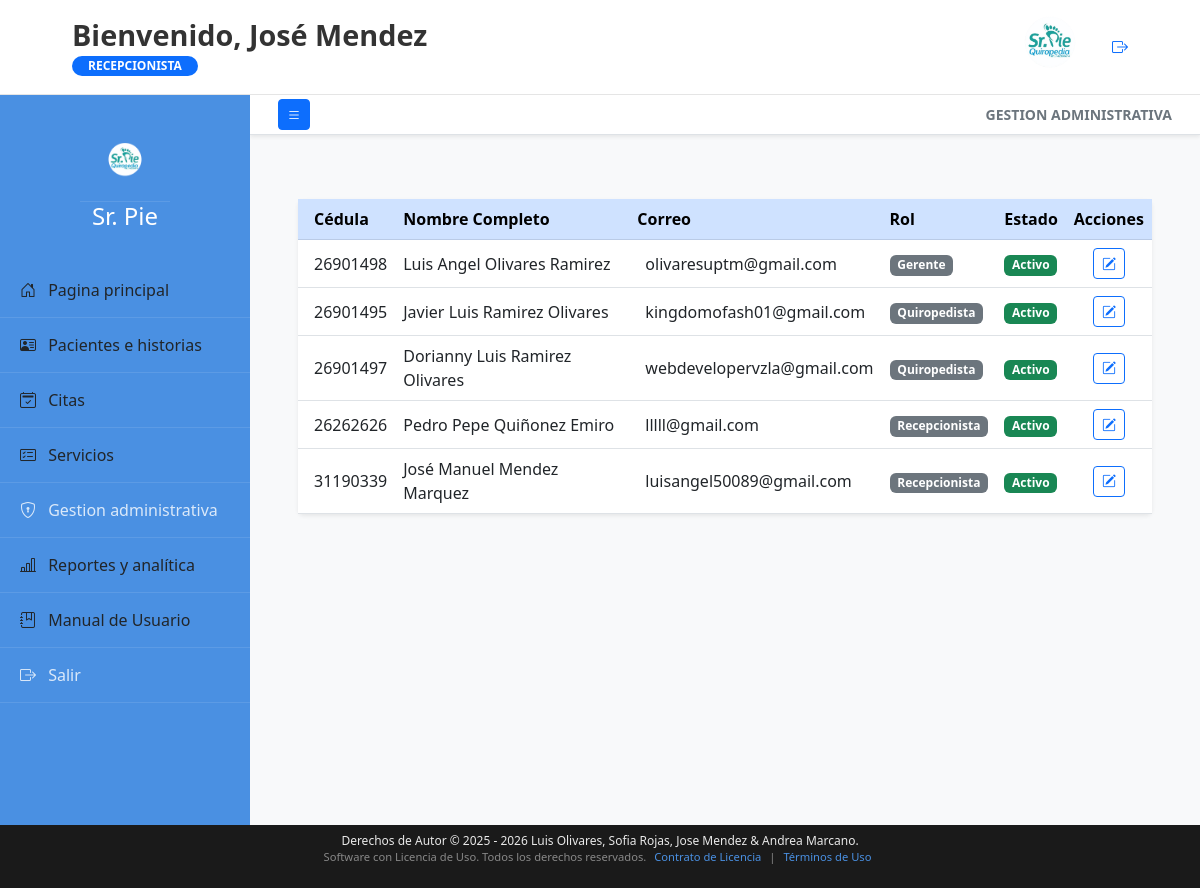
Page /modulos/usuarios.php (signed in) on the committed database.
### tables this page shows
CREATE TABLE `usuarios` (
  `cedula_id` varchar(9) NOT NULL,
  `tipo_doc` enum('V','E') NOT NULL,
  `primer_nombre` varchar(50) NOT NULL,
  `segundo_nombre` varchar(50) DEFAULT NULL,
  `primer_apellido` varchar(50) NOT NULL,
  `segundo_apellido` varchar(50) DEFAULT NULL,
  `correo` varchar(100) NOT NULL,
  `password` varchar(255) NOT NULL,
  `rol` enum('gerente','quiropedista','recepcionista') NOT NULL,
  `fecha_registro` timestamp NOT NULL DEFAULT current_timestamp(),
  `estado` tinyint(1) NOT NULL DEFAULT 0 COMMENT '0: Pendiente, 1: Activo',
  `token` varchar(255) DEFAULT NULL COMMENT 'Para aprobación de registro',
  `token_recuperacion` varchar(255) DEFAULT NULL COMMENT 'Para recuperación de clave'
);

### modulos/usuarios.php (the view, shortened to what this page needs)
<?php
include '../includes/db.php';
?>
<!DOCTYPE html>
<html lang="es">
<head>
    <link href="https://cdn.jsdelivr.net/npm/bootstrap@5.3.0/dist/css/bootstrap.min.css" rel="stylesheet">
    <link rel="stylesheet" href="https://cdn.jsdelivr.net/npm/bootstrap-icons@1.11.1/font/bootstrap-icons.css">
    <link rel="stylesheet" href="../assets/css/sidebar.css">
    <link rel="stylesheet" href="../assets/css/header.css">
    <link rel="stylesheet" href="../assets/css/footer.css">
</head>
<body class="bg-light">
    <?php include '../includes/header.php'; ?>
    <div class="d-flex" style="height: calc(100vh - 70px); overflow: hidden;">
        <?php include '../includes/sidebar.php';
        include '../includes/titulo_modulo.php'; ?>
        <div class="flex-grow-1 p-4 overflow-auto">
            <div class="card shadow-sm border-0 mt-3">
                <div class="card-body p-0">
                    <div class="table-responsive">
                        <table class="table table-hover align-middle mb-0">
                            <thead class="table-primary">
                                <tr>
                                    <th class="ps-3">Cédula</th>
                                    <th>Nombre Completo</th>
                                    <th>Correo</th>
                                    <th>Rol</th>
                                    <th>Estado</th>
                                    <th class="text-center">Acciones</th>
                                </tr>
                            </thead>
                            <tbody>
                                <?php
                                $stmt = $conexion->query("SELECT * FROM usuarios ORDER BY rol ASC");
                                while($row = $stmt->fetch()):
                                ?>
                                <tr>
                                    <td class="ps-3"><?php echo $row['cedula_id']; ?></td>
                                    <td><?php echo $row['primer_nombre'] . " " . $row['segundo_nombre']." " . $row['primer_apellido']." " . $row['segundo_apellido']; ?></td>
                                    <td class="ps-3"><?php echo $row['correo']; ?></td>
                                    <td><span class="badge bg-secondary"><?php echo ucfirst($row['rol']); ?></span></td>
                                    <td>
                                        <?php if($row['estado'] == 1): ?>
                                            <span class="badge bg-success">Activo</span>
                                        <?php else: ?>
                                            <span class="badge bg-warning text-dark">Pendiente</span>
                                        <?php endif; ?>
                                    </td>
                                    <td class="text-center">
                                        <button class="btn btn-sm btn-outline-primary"
                                            onclick='abrirEditar(<?php echo json_encode($row); ?>)'>
                                            <i class="bi bi-pencil-square"></i>
                                        </button>
                                    </td>
                                </tr>
                                <?php endwhile; ?>
                            </tbody>
                        </table>
                    </div>
                </div>
            </div>
        </div>
    </div>
    </div></div></div><?php include '../includes/footer.php'; ?>
</body>
</html>

### rows in the picture
usuarios: cedula_id "26901498", primer_nombre "Luis", segundo_nombre "Angel", primer_apellido "Olivares", segundo_apellido "Ramirez", correo "olivaresuptm@gmail.com", rol "Gerente", estado "Activo"
usuarios: cedula_id "26901495", primer_nombre "Javier", segundo_nombre "Luis", primer_apellido "Ramirez", segundo_apellido "Olivares", correo "kingdomofash01@gmail.com", rol "Quiropedista", estado "Activo"
usuarios: cedula_id "26901497", primer_nombre "Dorianny", segundo_nombre "Luis", primer_apellido "Ramirez", segundo_apellido "Olivares", correo "webdevelopervzla@gmail.com", rol "Quiropedista", estado "Activo"
usuarios: cedula_id "26262626", primer_nombre "Pedro", segundo_nombre "Pepe", primer_apellido "Quiñonez", segundo_apellido "Emiro", correo "lllll@gmail.com", rol "Recepcionista", estado "Activo"
usuarios: cedula_id "31190339", primer_nombre "José", segundo_nombre "Manuel", primer_apellido "Mendez", segundo_apellido "Marquez", correo "luisangel50089@gmail.com", rol "Recepcionista", estado "Activo"

### other values in the picture
$nombre_completo "José Mendez"
$rol_usuario "RECEPCIONISTA"
$titulo_modulo "GESTION ADMINISTRATIVA"
